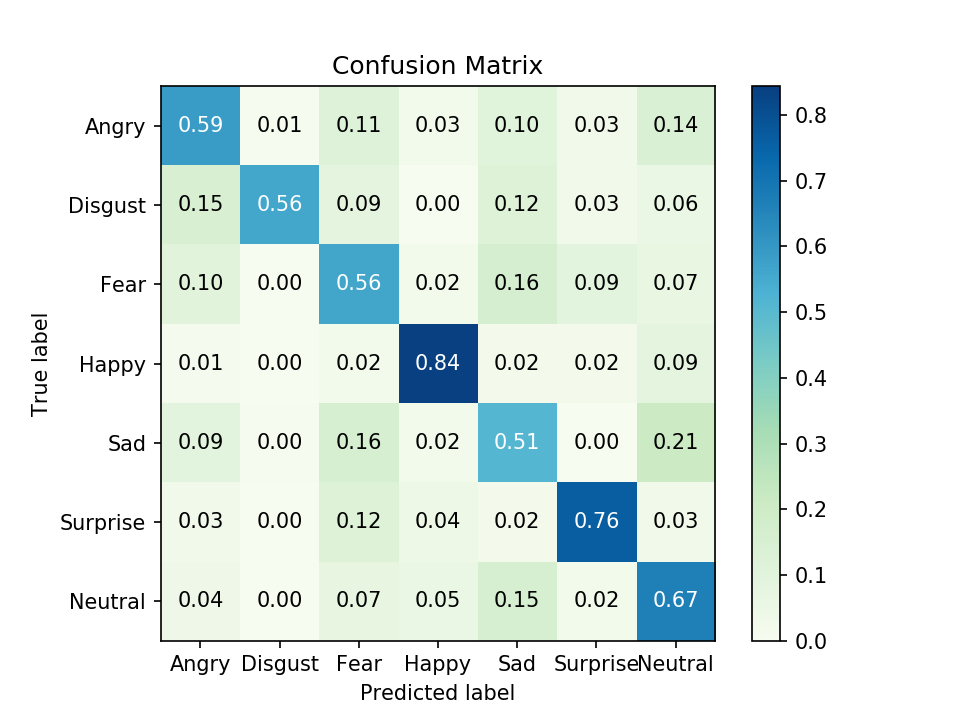

This chart was generated by the following Python code:
import sys, os
import numpy as np
import pandas as pd
import pickle
import matplotlib.pyplot as plt

from keras.models import load_model
from sklearn.metrics import confusion_matrix

def ReadTrainingData(path):
    df = pd.read_csv(path)
    num, Xdim, Ydim = df.shape[0], 48 * 48, 7
    print("Num = {}, Xdim = {}, Ydim = {}".format(num, Xdim, Ydim))
    X = np.concatenate([np.array([float(f) for f in x.split()]).reshape((1, 48, 48, 1)) for x in df['feature']], axis = 0) / 255
    Y = df['label'].values.reshape((-1, 1))
    return X, Y, X.shape[0]

if __name__ == "__main__":
    lucky_num = 50756711264384381850616619995309447969109689825336919605444730053665222018857 % (2 ** 32)

    os.environ["CUDA_VISIBLE_DEVICES"] = "0"
    plt.switch_backend('agg')

    trainCSV = sys.argv[1]
    modelH5 = sys.argv[2]
    outputFig = sys.argv[3]

    model = load_model(modelH5)
    X, Y, num = ReadTrainingData(trainCSV)
    X, Y = X[num // 10 * 9 :, :], Y[num // 10 * 9:, :]

    YPredict = np.argmax(model.predict(X), axis = 1).reshape((-1, 1))

    CM = confusion_matrix(Y, YPredict).astype('float')
    CM = CM / CM.sum(axis = 1).reshape((-1, 1))

    classes = ['Angry', 'Disgust', 'Fear', 'Happy', 'Sad', 'Surprise', 'Neutral']

    fig, ax = plt.subplots()
    im = ax.imshow(CM, cmap = 'GnBu')
    ax.figure.colorbar(im, ax=ax)
    ax.set(xticks = np.arange(CM.shape[1]),
            yticks = np.arange(CM.shape[0]),
            xticklabels = classes,
            yticklabels = classes,
            title = "Confusion Matrix",
            xlabel = 'Predicted label',
            ylabel = 'True label')

    for i in range(CM.shape[0]):
        for j in range(CM.shape[1]):
            ax.text(j, i, "%.2f" % (CM[i, j]),
                    ha = "center", va = "center",
                    color = "white" if CM[i, j] > 0.5 else "black")

    fig.savefig(outputFig, dpi = 150)
